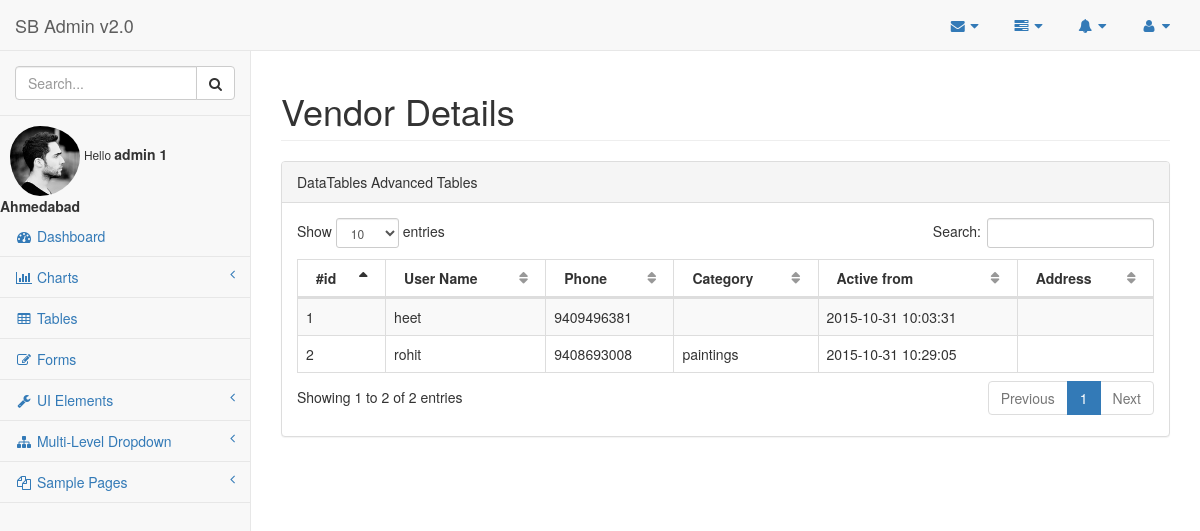
The app's page /pages/vendors.php (signed in) with its own data.
### tables this page shows
CREATE TABLE IF NOT EXISTS `vendor` (
  `id` int(11) NOT NULL,
  `username` varchar(30) NOT NULL,
  `password` varchar(30) NOT NULL,
  `email` varchar(30) NOT NULL,
  `phone` varchar(30) NOT NULL,
  `city` varchar(30) NOT NULL,
  `category` varchar(30) NOT NULL,
  `admin_name` varchar(30) NOT NULL,
  `pic` blob,
  `doc` timestamp NOT NULL DEFAULT CURRENT_TIMESTAMP,
  `address` varchar(300) NOT NULL,
  `latitude` float NOT NULL,
  `longitude` float NOT NULL
);

### pages/vendors.php (the view, shortened to what this page needs)
<!DOCTYPE html>
<html lang="en">
<head>
    <link href="../bower_components/bootstrap/dist/css/bootstrap.min.css" rel="stylesheet">
    <link href="../bower_components/metisMenu/dist/metisMenu.min.css" rel="stylesheet">
    <link href="../bower_components/datatables-plugins/integration/bootstrap/3/dataTables.bootstrap.css" rel="stylesheet">
    <link href="../bower_components/datatables-responsive/css/dataTables.responsive.css" rel="stylesheet">
    <link href="../dist/css/sb-admin-2.css" rel="stylesheet">
    <link href="../bower_components/font-awesome/css/font-awesome.min.css" rel="stylesheet" type="text/css">
</head>
<body>
    <div id="wrapper">
        <nav class="navbar navbar-default navbar-static-top" role="navigation" style="margin-bottom: 0">
            <div class="navbar-header">
                <a class="navbar-brand" href="index.html">SB Admin v2.0</a>
            </div>
            <ul class="nav navbar-top-links navbar-right">
                <li class="dropdown">
                    <a class="dropdown-toggle" data-toggle="dropdown" href="#">
                        <i class="fa fa-envelope fa-fw"></i>  <i class="fa fa-caret-down"></i>
                    </a>
                </li>
                <li class="dropdown">
                    <a class="dropdown-toggle" data-toggle="dropdown" href="#">
                        <i class="fa fa-tasks fa-fw"></i>  <i class="fa fa-caret-down"></i>
                    </a>
                </li>
                <li class="dropdown">
                    <a class="dropdown-toggle" data-toggle="dropdown" href="#">
                        <i class="fa fa-bell fa-fw"></i>  <i class="fa fa-caret-down"></i>
                    </a>
                </li>
                <li class="dropdown">
                    <a class="dropdown-toggle" data-toggle="dropdown" href="#">
                        <i class="fa fa-user fa-fw"></i>  <i class="fa fa-caret-down"></i>
                    </a>
                </li>
            </ul>
            <div class="navbar-default sidebar" role="navigation">
                <div class="sidebar-nav navbar-collapse">
                    <ul class="nav" id="side-menu">
                        <li class="sidebar-search">
                            <div class="input-group custom-search-form">
                                <input type="text" class="form-control" placeholder="Search...">
                                <span class="input-group-btn">
                                <button class="btn btn-default" type="button">
                                    <i class="fa fa-search"></i>
                                </button>
                            </span>
                            </div>
                        </li>
                        <img class="img-circle" src="../images/profile.jpg" alt="" height="80px" style="padding-left: 10px; padding-top: 10px;">
                        <small>Hello </small>
                        <strong><?php echo $_SESSION['username']; ?> </strong>
                        <strong><?php echo $_SESSION['userID']; ?> </strong>
                        <strong><?php echo $_SESSION['city']; ?> </strong>
                        <li>
                            <a href="index.html"><i class="fa fa-dashboard fa-fw"></i> Dashboard</a>
                        </li>
                        <li>
                            <a href="#"><i class="fa fa-bar-chart-o fa-fw"></i> Charts<span class="fa arrow"></span></a>
                        </li>
                        <li>
                            <a href="tables.html"><i class="fa fa-table fa-fw"></i> Tables</a>
                        </li>
                        <li>
                            <a href="forms.html"><i class="fa fa-edit fa-fw"></i> Forms</a>
                        </li>
                        <li>
                            <a href="#"><i class="fa fa-wrench fa-fw"></i> UI Elements<span class="fa arrow"></span></a>
                        </li>
                        <li>
                            <a href="#"><i class="fa fa-sitemap fa-fw"></i> Multi-Level Dropdown<span class="fa arrow"></span></a>
                        </li>
                        <li>
                            <a href="#"><i class="fa fa-files-o fa-fw"></i> Sample Pages<span class="fa arrow"></span></a>
                        </li>
                    </ul>
                </div>
            </div>
        </nav>
        <div id="page-wrapper">
            <div class="row">
                <div class="col-lg-12">
                    <h1 class="page-header">Vendor Details</h1>
                </div>
            </div>
            <div class="row">
                <div class="col-lg-12">
                    <div class="panel panel-default">
                        <div class="panel-heading">
                            DataTables Advanced Tables
                        </div>
                        <div class="panel-body">
                            <div class="dataTable_wrapper">
                                <table class="table table-striped table-bordered table-hover" id="dataTables-example">
                                    <thead>
                                        <tr>
                                            <th>#id</th>
                                            <th>User Name</th>
                                            <th>Phone</th>
                                            <th>Category</th>
                                            <th>Active from</th>
                                            <th>Address</th>
                                        </tr>
                                    </thead>
                                    <tbody>
                                        <?php
                                        $conn =mysqli_connect("localhost","root","","inout");
                                            $city=$_SESSION['city'];
                                            $query = "SELECT * FROM `vendor` WHERE city LIKE '%$city%' ";
                                              $comments = mysqli_query($conn, $query);
                                              $i=0;
                                              while($row = mysqli_fetch_array($comments, MYSQL_ASSOC))
                                              {
                                                $i++;
                                                $phone = $row['phone'];
                                                $category = $row['category'];
                                                $doc = $row['doc'];
                                                $address = $row['address'];
                                                $username = htmlspecialchars($row['username'],ENT_QUOTES);
                                            ?>
                                              <tr>
                                                <td><?php echo $i; ?></td>
                                                <td><?php echo $username; ?></td>
                                                <td><?php echo $phone; ?></td>
                                                <td><?php echo $category; ?></td>
                                                <td><?php echo $doc; ?></td>
                                                <td><?php echo $address; ?></td>
                                              </tr>
                                            <?php
                                          }
                                          ?>
                                    </tbody>
                                </table>
                            </div>
                        </div>
                    </div>
                </div>
            </div>
        </div>
    </div>
</body>
</html>

### records on screen
vendor: username "heet", phone "9409496381", doc "2015-10-31 10:03:31"
vendor: username "rohit", phone "9408693008", category "paintings", doc "2015-10-31 10:29:05"

### other values on screen
$_SESSION['username'] "admin"
$_SESSION['userID'] "1"
$_SESSION['city'] "Ahmedabad"
